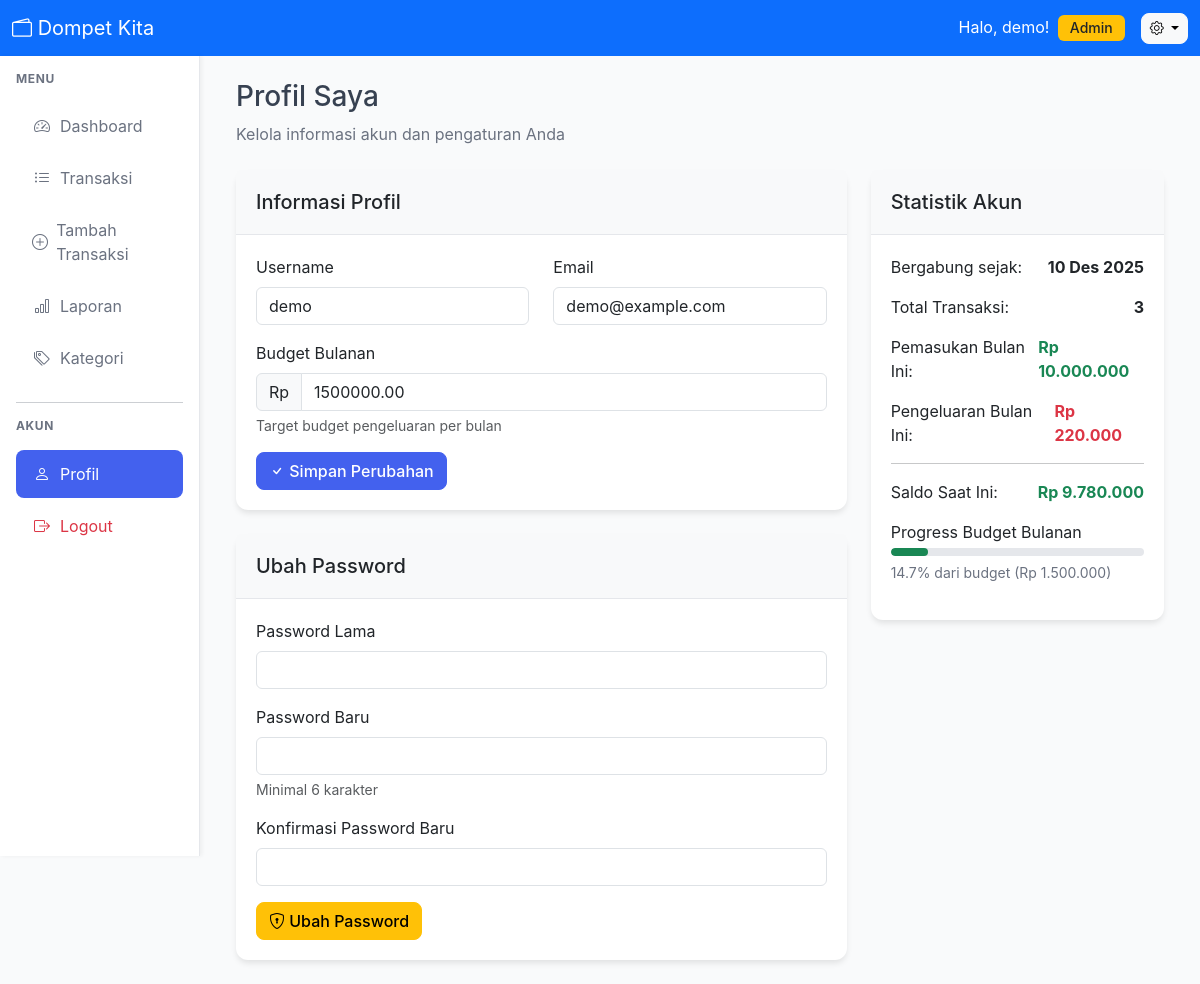
Screenshot of /user/profile.php (signed in) with the database file from the repository.
### tables this page shows
CREATE TABLE `users` (
  `id` int NOT NULL,
  `username` varchar(50) NOT NULL,
  `name` varchar(100) NOT NULL,
  `email` varchar(100) NOT NULL,
  `password` varchar(255) NOT NULL,
  `role` enum('user','admin') DEFAULT 'user',
  `monthly_budget` decimal(15,2) DEFAULT '1500000.00',
  `created_at` timestamp NULL DEFAULT CURRENT_TIMESTAMP,
  `updated_at` timestamp NULL DEFAULT CURRENT_TIMESTAMP ON UPDATE CURRENT_TIMESTAMP
);

### config.php (called while the page is built, shortened)
<?php
function formatRupiah($angka) {
    return 'Rp ' . number_format($angka, 0, ',', '.');
}
function formatTanggal($tanggal) {
    $bulan = [
        '01' => 'Jan', '02' => 'Feb', '03' => 'Mar', '04' => 'Apr',
        '05' => 'Mei', '06' => 'Jun', '07' => 'Jul', '08' => 'Ags',
        '09' => 'Sep', '10' => 'Okt', '11' => 'Nov', '12' => 'Des'
    ];
    $tgl = date('d', strtotime($tanggal));
    $bln = $bulan[date('m', strtotime($tanggal))];
    $thn = date('Y', strtotime($tanggal));
    return "$tgl $bln $thn";
}
?>

### crud/transaction-crud.php (called while the page is built, shortened)
<?php
function getMonthlyStats($user_id, $month = null, $year = null) {
    $db = getDB();
    if (!$month) $month = date('m');
    if (!$year) $year = date('Y');
    $stmt = $db->prepare("
        SELECT
            SUM(CASE WHEN type = 'income' THEN amount ELSE 0 END) as total_income,
            SUM(CASE WHEN type = 'expense' THEN amount ELSE 0 END) as total_expense
        FROM transactions
        WHERE user_id = ? AND MONTH(date) = ? AND YEAR(date) = ?
    ");
    $stmt->bind_param("iii", $user_id, $month, $year);
    $stmt->execute();
    return $stmt->get_result()->fetch_assoc();
}
?>

### user/profile.php (the view, shortened to what this page needs)
<?php
require_once '../config.php';
require_once '../crud/transaction-crud.php';
$user_id = $_SESSION['user_id'];
$db = getDB();
$stmt = $db->prepare("SELECT username, email, monthly_budget, created_at FROM users WHERE id = ?");
$stmt->bind_param("i", $user_id);
$stmt->execute();
$user = $stmt->get_result()->fetch_assoc();
$stats = getMonthlyStats($user_id);
$stmt = $db->prepare("SELECT COUNT(*) as count FROM transactions WHERE user_id = ?");
$stmt->bind_param("i", $user_id);
$stmt->execute();
$result = $stmt->get_result()->fetch_assoc();
$total_transactions = $result['count'];
include '../includes/header.php';
include '../includes/sidebar.php';
?>
<div class="mb-4">
    <h1 class="h3">Profil Saya</h1>
    <p class="text-muted mb-0">Kelola informasi akun dan pengaturan Anda</p>
</div>
<div class="row">
    <div class="col-lg-8">
        <div class="card mb-4">
            <div class="card-header">
                <h5 class="mb-0">Informasi Profil</h5>
            </div>
            <div class="card-body">
                <form method="POST">
                    <div class="row">
                        <div class="col-md-6 mb-3">
                            <label class="form-label">Username</label>
                            <input type="text" class="form-control" name="username"
                                   value="<?php echo htmlspecialchars($user['username']); ?>" required>
                        </div>
                        <div class="col-md-6 mb-3">
                            <label class="form-label">Email</label>
                            <input type="email" class="form-control" name="email"
                                   value="<?php echo htmlspecialchars($user['email']); ?>" required>
                        </div>
                    </div>
                    <div class="mb-3">
                        <label class="form-label">Budget Bulanan</label>
                        <div class="input-group">
                            <span class="input-group-text">Rp</span>
                            <input type="number" class="form-control" name="monthly_budget"
                                   value="<?php echo $user['monthly_budget']; ?>" min="0" step="1000">
                        </div>
                        <div class="form-text">Target budget pengeluaran per bulan</div>
                    </div>
                    <button type="submit" class="btn btn-primary">
                        <i class="bi bi-check"></i> Simpan Perubahan
                    </button>
                </form>
            </div>
        </div>
        <div class="card">
            <div class="card-header">
                <h5 class="mb-0">Ubah Password</h5>
            </div>
            <div class="card-body">
                <form method="POST">
                    <div class="mb-3">
                        <label class="form-label">Password Lama</label>
                        <input type="password" class="form-control" name="current_password" required>
                    </div>
                    <div class="mb-3">
                        <label class="form-label">Password Baru</label>
                        <input type="password" class="form-control" name="new_password"
                               minlength="6" required>
                        <div class="form-text">Minimal 6 karakter</div>
                    </div>
                    <div class="mb-3">
                        <label class="form-label">Konfirmasi Password Baru</label>
                        <input type="password" class="form-control" name="confirm_password"
                               minlength="6" required>
                    </div>
                    <button type="submit" class="btn btn-warning">
                        <i class="bi bi-shield-lock"></i> Ubah Password
                    </button>
                </form>
            </div>
        </div>
    </div>
    <div class="col-lg-4">
        <div class="card mb-4">
            <div class="card-header">
                <h5 class="mb-0">Statistik Akun</h5>
            </div>
            <div class="card-body">
                <div class="mb-3">
                    <div class="d-flex justify-content-between">
                        <span>Bergabung sejak:</span>
                        <span class="fw-bold"><?php echo formatTanggal($user['created_at']); ?></span>
                    </div>
                </div>
                <div class="mb-3">
                    <div class="d-flex justify-content-between">
                        <span>Total Transaksi:</span>
                        <span class="fw-bold"><?php echo number_format($total_transactions); ?></span>
                    </div>
                </div>
                <div class="mb-3">
                    <div class="d-flex justify-content-between">
                        <span>Pemasukan Bulan Ini:</span>
                        <span class="fw-bold text-success">
                            <?php echo formatRupiah($stats['total_income'] ?? 0); ?>
                        </span>
                    </div>
                </div>
                <div class="mb-3">
                    <div class="d-flex justify-content-between">
                        <span>Pengeluaran Bulan Ini:</span>
                        <span class="fw-bold text-danger">
                            <?php echo formatRupiah($stats['total_expense'] ?? 0); ?>
                        </span>
                    </div>
                </div>
                <hr>
                <div class="mb-3">
                    <div class="d-flex justify-content-between">
                        <span>Saldo Saat Ini:</span>
                        <span class="fw-bold <?php echo ($stats['total_income'] - $stats['total_expense']) >= 0 ? 'text-success' : 'text-danger'; ?>">
                            <?php echo formatRupiah(($stats['total_income'] ?? 0) - ($stats['total_expense'] ?? 0)); ?>
                        </span>
                    </div>
                </div>
                <?php if ($user['monthly_budget'] > 0): ?>
                <div class="mb-3">
                    <label class="form-label mb-1">Progress Budget Bulanan</label>
                    <?php
                    $budget_used = ($stats['total_expense'] ?? 0) / $user['monthly_budget'] * 100;
                    $budget_color = $budget_used > 100 ? 'bg-danger' : ($budget_used > 80 ? 'bg-warning' : 'bg-success');
                    ?>
                    <div class="progress mb-1" style="height: 8px;">
                        <div class="progress-bar <?php echo $budget_color; ?>"
                             style="width: <?php echo min(100, $budget_used); ?>%"></div>
                    </div>
                    <small class="text-muted">
                        <?php echo number_format($budget_used, 1); ?>% dari budget
                        (<?php echo formatRupiah($user['monthly_budget']); ?>)
                    </small>
                </div>
                <?php endif; ?>
            </div>
        </div>
    </div>
</div>
<?php
include '../includes/footer.php';
?>

### assets/css/style.css (style rules this page uses)
:root { --primary: #4361ee; --secondary: #3a0ca3; --success: #10b981; --danger: #ef4444; --warning: #f59e0b; --info: #3b82f6; --light: #f8f9fa; --dark: #1f2937; --gray: #6b7280; }
body { background-color: #f9fafb; font-family: 'Inter', -apple-system, BlinkMacSystemFont, 'Segoe UI', Roboto, sans-serif; color: #374151; }
.progress { height: 8px; border-radius: 4px; background-color: #e5e7eb; }
.progress-bar { border-radius: 4px; }
.btn { border-radius: 8px; font-weight: 500; transition: all 0.2s; }
.btn-primary { background-color: var(--primary); border-color: var(--primary); }
.card { border-radius: 12px; border: none; box-shadow: 0 4px 6px -1px rgba(0, 0, 0, 0.1); }
.card-header { background-color: #f8f9fa; border-bottom: 1px solid #e5e7eb; border-radius: 12px 12px 0 0; padding: 1.25rem; }
.card-body { padding: 1.25rem; }
.card { animation: fadeIn 0.3s ease-out; }
.text-muted { color: #6b7280 !important; }

### rows the page displays
users: username "demo", email "demo@example.com", monthly_budget "1500000.00", created_at "10 Des 2025", monthly_budget "Rp 1.500.000"

### other values shown
$username "demo"
$total_transactions "3"
formatRupiah($stats['total_income'] ?? 0) "Rp 10.000.000"
formatRupiah($stats['total_expense'] ?? 0) "Rp 220.000"
$budget_used "14.7"
